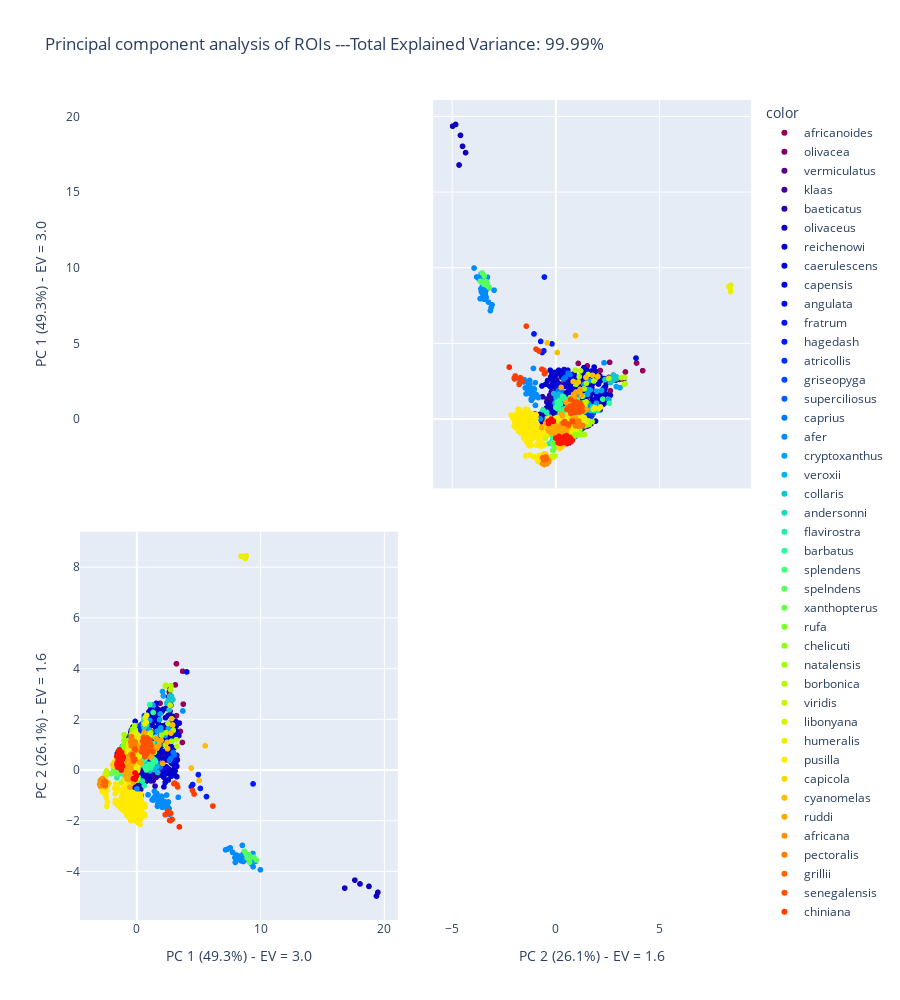

This figure's notebook cell:
### Code cell
fig = px.scatter_matrix(
    components,
    height=1000,
    labels=labels,
    dimensions=range(dimensions),
    color=df[color],
    color_discrete_sequence=discrete_colors,
    title=f'Principal component analysis of ROIs ---Total Explained Variance: {total_var:.2f}%',
)
fig.update_traces(diagonal_visible=False)
